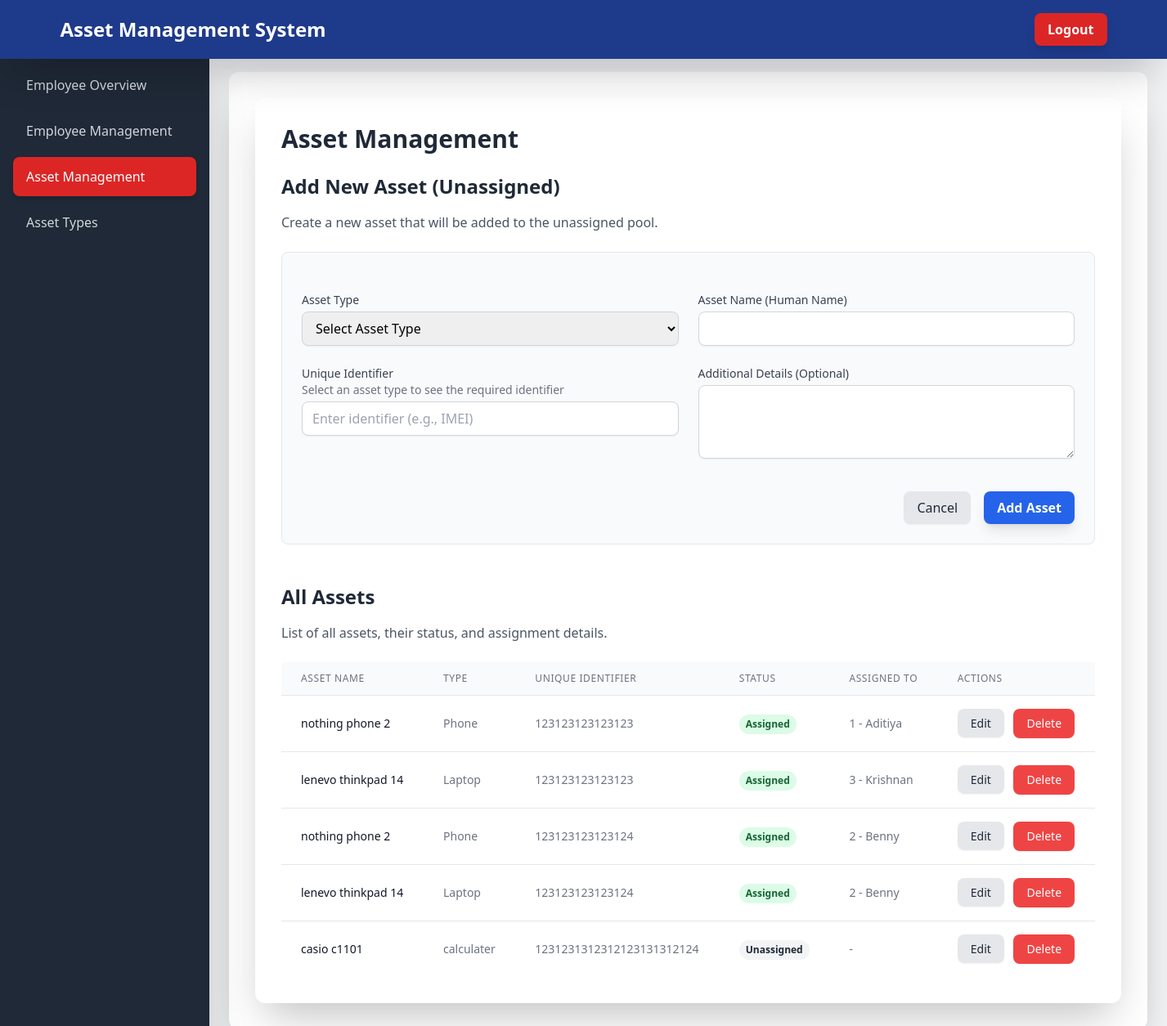
Screenshot of /assets/assign/ (signed in) with the database file from the repository.
### assets/models.py (models this page shows, shortened)
class Asset(models.Model):
    asset_type = models.ForeignKey(AssetType, on_delete=models.CASCADE)
    unique_identifier = models.CharField(max_length=255)
    asset_name = models.CharField(max_length=255)
    assigned_to = models.ForeignKey(Employee, on_delete=models.SET_NULL, null=True, blank=True)
    details = models.TextField(blank=True)
    is_active = models.BooleanField(default=True)
    class Meta:
        unique_together = ('asset_type', 'unique_identifier')

class AssetType(models.Model):
    name = models.CharField(max_length=255)
    identification_type_label = models.CharField(max_length=255)
    object_description = models.CharField(max_length=255)
    is_active = models.BooleanField(default=True)

class Employee(models.Model):
    employee_id = models.CharField(max_length=100, unique=True)
    name = models.CharField(max_length=255)
    department = models.CharField(max_length=255)
    designation = models.CharField(max_length=255)
    start_date = models.DateField()
    exit_date = models.DateField(null=True, blank=True)
    is_active = models.BooleanField(default=True)
    class Meta:
        ordering = ['-start_date']

### assets/views.py (the view)
# urls.py: path('assets/assign/', views.AssetAssignmentView.as_view(), name='asset_assign'),
class AssetAssignmentView(LoginRequiredMixin, UserPassesTestMixin, CreateView):
    model = Asset
    form_class = AssetAssignmentForm
    template_name = 'assets/asset_assignment_form.html'
    success_url = reverse_lazy('asset_assign')
    def test_func(self):
        return self.request.user.is_staff
    def get_context_data(self, **kwargs):
        context = super().get_context_data(**kwargs)
        context['asset_types'] = AssetType.objects.filter(is_active=True)
        context['all_assets'] = Asset.objects.filter(is_active=True).select_related('asset_type', 'assigned_to')
        return context

### assets/templates/assets/asset_assignment_form.html (shortened to what this page needs)
{% extends 'assets/base.html' %}
{% block content %}
<div class="bg-white rounded-xl shadow-2xl p-8">
    <h1 class="text-3xl font-bold text-gray-800 mb-6">Asset Management</h1>
    <div class="mb-12">
        <h3 class="text-2xl font-bold text-gray-800 mb-4">Add New Asset (Unassigned)</h3>
        <p class="text-gray-600 mb-6">Create a new asset that will be added to the unassigned pool.</p>
        <form method="post" class="space-y-6 p-6 bg-gray-50 rounded-lg border border-gray-200">
            <div class="grid grid-cols-1 md:grid-cols-2 gap-6">
                <div>
                    <label for="id_asset_type" class="block text-sm font-medium text-gray-700">Asset Type</label>
                    <select name="{{ form.asset_type.html_name }}" id="id_asset_type" class="mt-1 block w-full px-3 py-2 border border-gray-300 rounded-lg shadow-sm focus:outline-none focus:ring-blue-600 focus:border-blue-600" required>
                        <option value="">Select Asset Type</option>
                    </select>
                </div>
                <div>
                    <label for="{{ form.asset_name.id_for_label }}" class="block text-sm font-medium text-gray-700">Asset Name (Human Name)</label>
                    <input id="{{ form.asset_name.id_for_label }}" name="{{ form.asset_name.html_name }}" type="text" value="{{ form.asset_name.value|default:'' }}" required class="mt-1 block w-full px-3 py-2 border border-gray-300 rounded-lg shadow-sm focus:outline-none focus:ring-blue-600 focus:border-blue-600">
                </div>
                <div>
                    <label for="{{ form.unique_identifier.id_for_label }}" class="block text-sm font-medium text-gray-700">Unique Identifier</label>
                    <span id="identifier-label" class="text-sm text-gray-500 block mb-1">Select an asset type to see the required identifier</span>
                    <input id="{{ form.unique_identifier.id_for_label }}" name="{{ form.unique_identifier.html_name }}" type="text" value="{{ form.unique_identifier.value|default:'' }}" required class="mt-1 block w-full px-3 py-2 border border-gray-300 rounded-lg shadow-sm focus:outline-none focus:ring-blue-600 focus:border-blue-600">
                </div>
                <div>
                    <label for="{{ form.details.id_for_label }}" class="block text-sm font-medium text-gray-700">Additional Details (Optional)</label>
                    <textarea id="{{ form.details.id_for_label }}" name="{{ form.details.html_name }}" rows="3" class="mt-1 block w-full px-3 py-2 border border-gray-300 rounded-lg shadow-sm focus:outline-none focus:ring-blue-600 focus:border-blue-600">{{ form.details.value|default:'' }}</textarea>
                </div>
            </div>
            <div class="flex justify-end space-x-4 pt-4">
                <a href="{% url 'employee_overview' %}" class="bg-gray-200 hover:bg-gray-300 text-gray-800 font-medium rounded-lg shadow-sm px-4 py-2 transition duration-200">Cancel</a>
                <button type="submit" class="bg-blue-600 hover:bg-blue-700 text-white font-semibold rounded-lg shadow-lg px-4 py-2 transition duration-200">Add Asset</button>
            </div>
        </form>
    </div>
    <div>
        <h3 class="text-2xl font-bold text-gray-800 mb-4">All Assets</h3>
        <p class="text-gray-600 mb-6">List of all assets, their status, and assignment details.</p>
        <div class="overflow-x-auto">
            <table class="min-w-full divide-y divide-gray-200">
                <thead class="bg-gray-50">
                    <tr>
                        <th class="px-6 py-3 text-left text-xs font-medium text-gray-500 uppercase tracking-wider">Asset Name</th>
                        <th class="px-6 py-3 text-left text-xs font-medium text-gray-500 uppercase tracking-wider">Type</th>
                        <th class="px-6 py-3 text-left text-xs font-medium text-gray-500 uppercase tracking-wider">Unique Identifier</th>
                        <th class="px-6 py-3 text-left text-xs font-medium text-gray-500 uppercase tracking-wider">Status</th>
                        <th class="px-6 py-3 text-left text-xs font-medium text-gray-500 uppercase tracking-wider">Assigned To</th>
                        <th class="px-6 py-3 text-left text-xs font-medium text-gray-500 uppercase tracking-wider">Actions</th>
                    </tr>
                </thead>
                <tbody class="bg-white divide-y divide-gray-200">
                    {% for asset in all_assets %}
                        <tr class="hover:bg-blue-50 transition duration-200">
                            <td class="px-6 py-4 whitespace-nowrap text-sm font-medium text-gray-900">{{ asset.asset_name }}</td>
                            <td class="px-6 py-4 whitespace-nowrap text-sm text-gray-500">{{ asset.asset_type.name }}</td>
                            <td class="px-6 py-4 whitespace-nowrap text-sm text-gray-500">{{ asset.unique_identifier }}</td>
                            <td class="px-6 py-4 whitespace-nowrap">
                                {% if asset.assigned_to %}
                                    <span class="inline-flex px-2 py-1 text-xs font-semibold rounded-full bg-green-100 text-green-800">Assigned</span>
                                {% else %}
                                    <span class="inline-flex px-2 py-1 text-xs font-semibold rounded-full bg-gray-100 text-gray-800">Unassigned</span>
                                {% endif %}
                            </td>
                            <td class="px-6 py-4 whitespace-nowrap text-sm text-gray-500">
                                {% if asset.assigned_to %}
                                    {{ asset.assigned_to.employee_id }} - {{ asset.assigned_to.name }}
                                {% else %}
                                    -
                                {% endif %}
                            </td>
                            <td class="px-6 py-4 whitespace-nowrap text-sm font-medium space-x-2">
                                <a href="{% url 'asset_update' asset.pk %}" class="bg-gray-200 hover:bg-gray-300 text-gray-800 font-medium rounded-lg shadow-sm px-4 py-2 transition duration-200">Edit</a>
                                <form method="post" action="{% url 'asset_soft_delete' asset.pk %}" style="display:inline;" onsubmit="return confirm('Are you sure you want to soft delete this asset?')">
                                    <button type="submit" class="bg-red-500 hover:bg-red-600 text-white font-medium rounded-lg shadow-sm px-4 py-2 transition duration-200">Delete</button>
                                </form>
                            </td>
                        </tr>
                    {% empty %}
                        <tr>
                            <td colspan="6" class="px-6 py-4 text-center text-sm text-gray-500">No assets found.</td>
                        </tr>
                    {% endfor %}
                </tbody>
            </table>
        </div>
    </div>
</div>
{% endblock %}

### rows the page displays
Asset: asset_name "nothing phone 2", asset_type.name "Phone", unique_identifier "123123123123123", shows "Assigned", assigned_to.employee_id "1", assigned_to.name "Aditiya"
Asset: asset_name "lenevo thinkpad 14", asset_type.name "Laptop", unique_identifier "123123123123123", shows "Assigned", assigned_to.employee_id "3", assigned_to.name "Krishnan"
Asset: asset_name "nothing phone 2", asset_type.name "Phone", unique_identifier "123123123123124", shows "Assigned", assigned_to.employee_id "2", assigned_to.name "Benny"
Asset: asset_name "lenevo thinkpad 14", asset_type.name "Laptop", unique_identifier "123123123123124", shows "Assigned", assigned_to.employee_id "2", assigned_to.name "Benny"
Asset: asset_name "casio c1101", asset_type.name "calculater", unique_identifier "1231231312312123131312124", shows "Unassigned"
